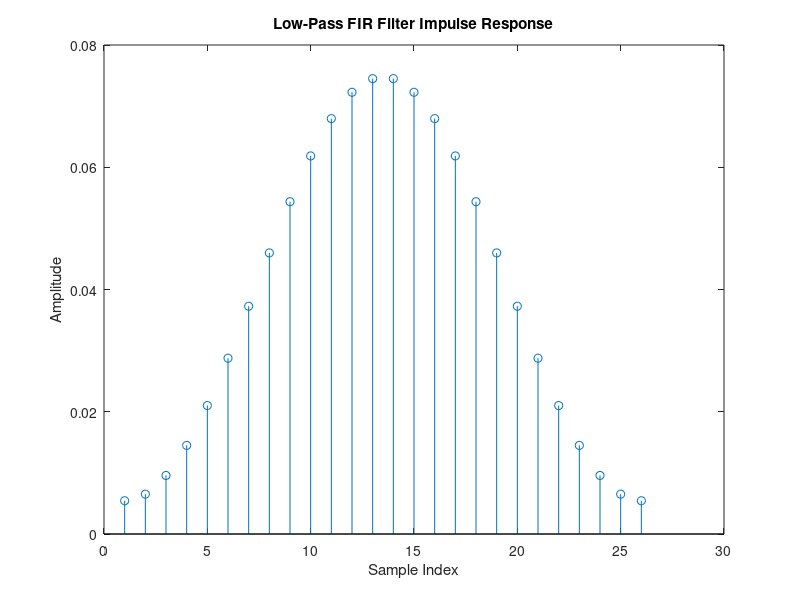

Reproduce this figure in MATLAB.
% A Low-Pass FIR Filter for Accelerometer and Gyroscope Data %
fs = 1000;  % Sampling frequency in Hz
fc = 10;    % Cutoff frequency in Hz
N = 25;     % Filter order (number of taps)

% Design a Low-Pass FIR filter using a Hamming window
h = fir1(N, fc/(fs/2), 'low', hamming(N+1));

% Plot Impulse Response
figure;
stem(h);
title('Low-Pass FIR Filter Impulse Response');
xlabel('Sample Index');
ylabel('Amplitude');

% Plot Frequency Response
%fvtool(h, 'Fs', fs);

% Save the lowpass filter kernel (with cutoff frequency of 5 Hz) 
% to a CSV file. 
% The filter kernel is stored in 'LowpassFilter_fc_5Hz_5000Sample.txt'.
csvwrite('accelGyro_firKernel.txt', h);
